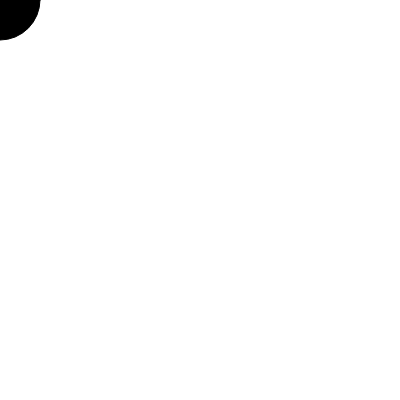
Frame 1 (no input)
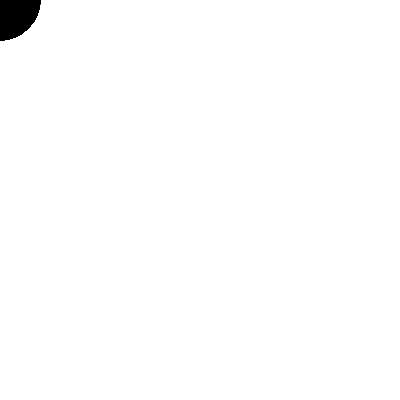
Frame 60 (no input)
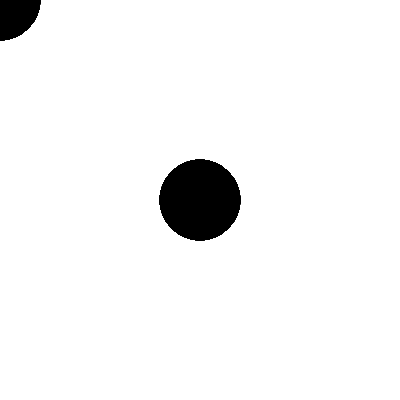
Frame 120 (the mouse pressed at the canvas centre since frame 60)

The p5.js sketch that drew these frames (run headless with seeded random() and noise() and a simulated clock; from frame 60 on, the mouse is pressed at the canvas centre):

// p5.js sketch
// ── sketch.js
function setup() {
  createCanvas(400, 400);
}

function draw() {
  fill(0);
  ellipse(mouseX, mouseY, 80, 80);
}
